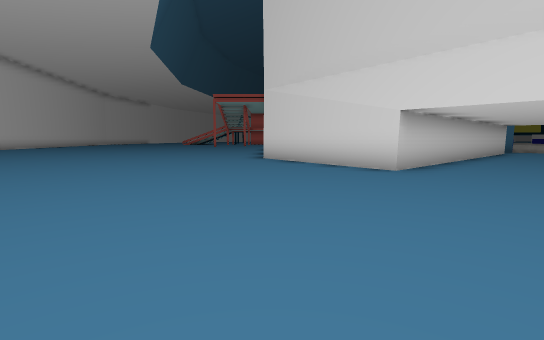
[1] (above)

19 first-person views from a walk through a 3-D level made in the Unity game engine. The camera is 1.2 m above the floor, tilts 6° down and sees 85° across. The floor is counted in squares, 2 m on a side. Each view is taken from the middle of a square. On the plan, view 1 faces up. The plan holds only what a view shows up to about 9 squares ahead; the rest is blank. The place goes on beyond the plan. The player is left out. Some surface patterns are stand-ins.

[2]
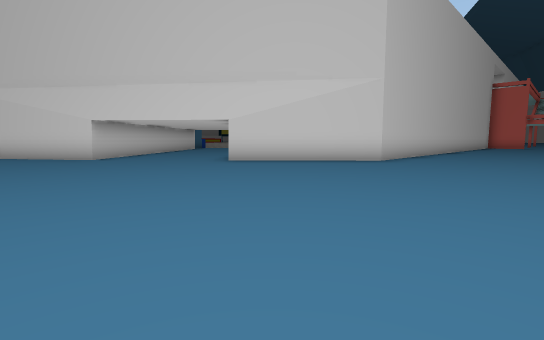

[3]
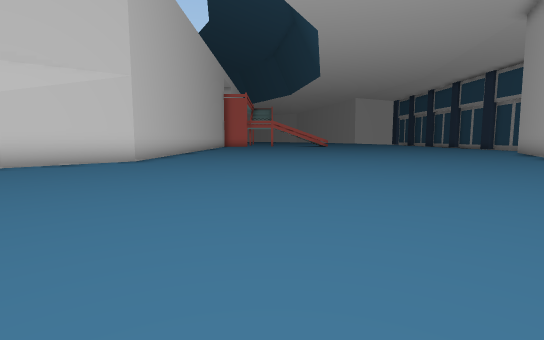

[4]
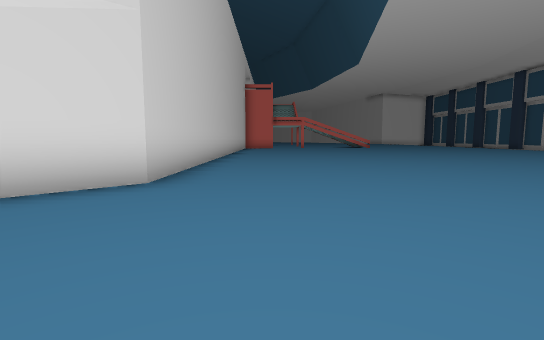

[5]
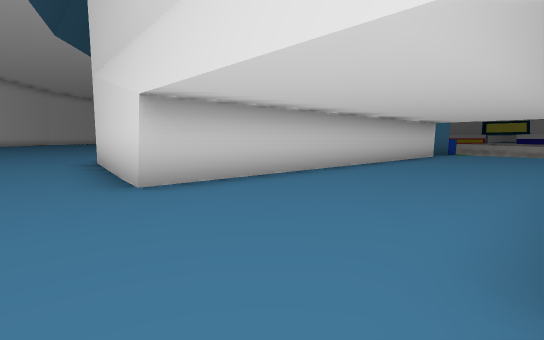

[6]
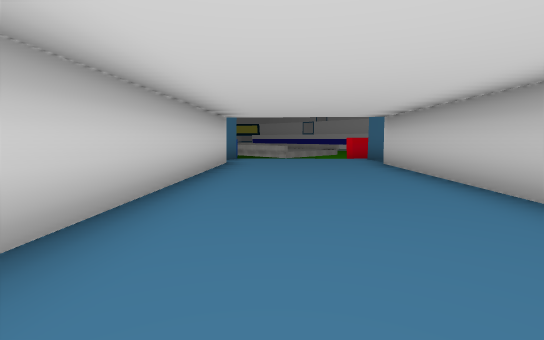

[7]
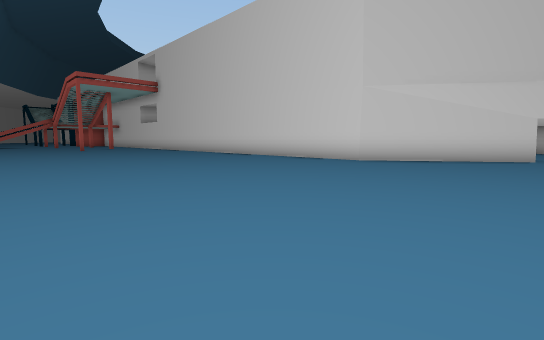

[8]
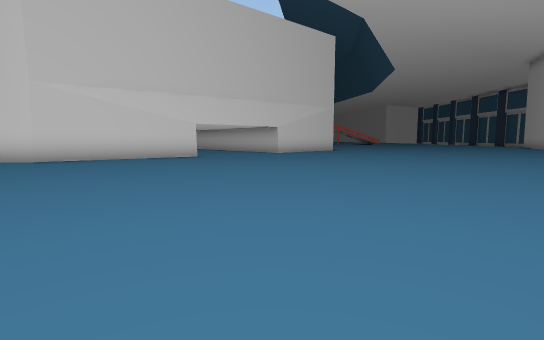

[9]
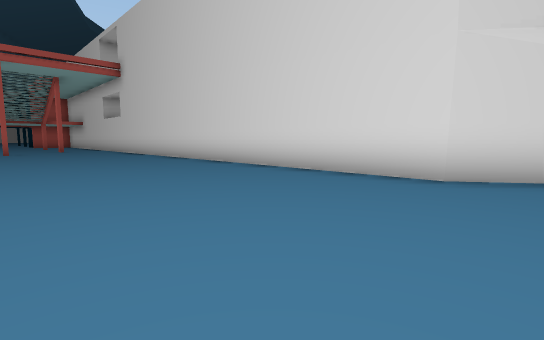

[10]
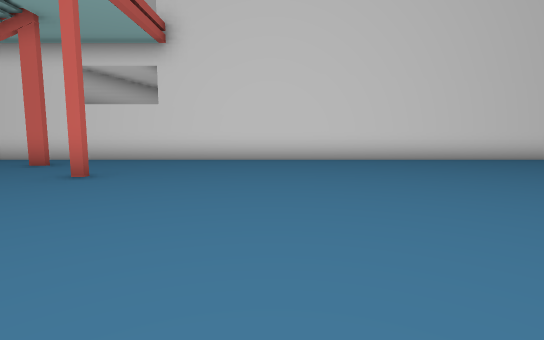

[11]
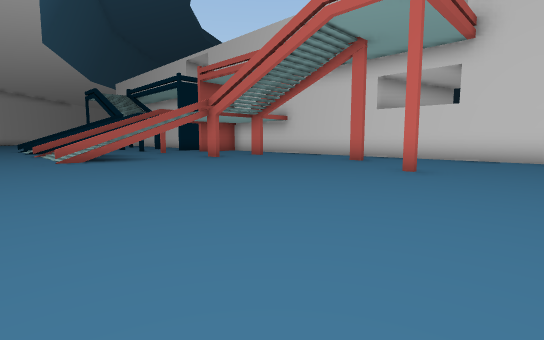

[12]
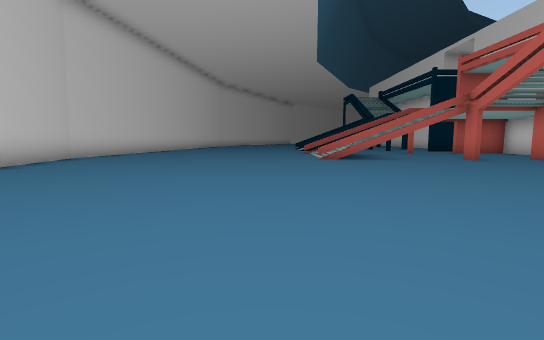

[13]
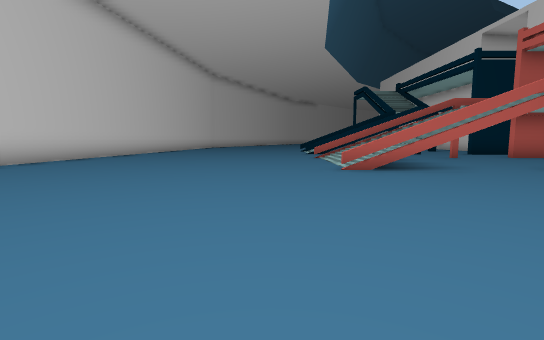

[14]
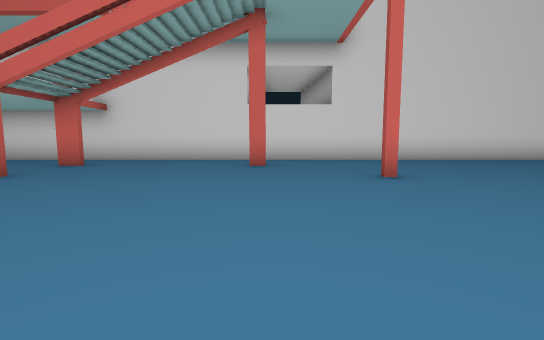

[15]
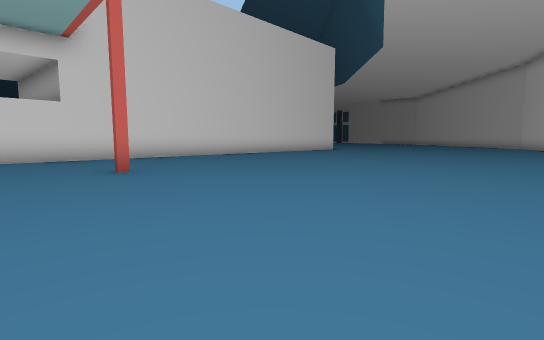

[16]
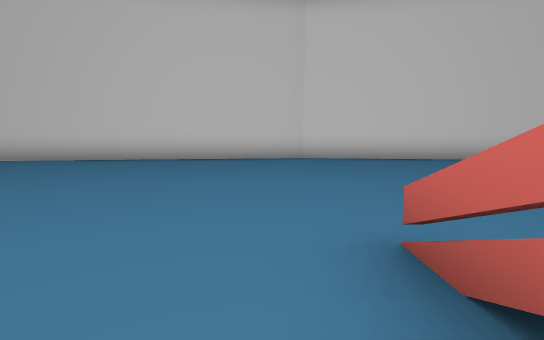

[17]
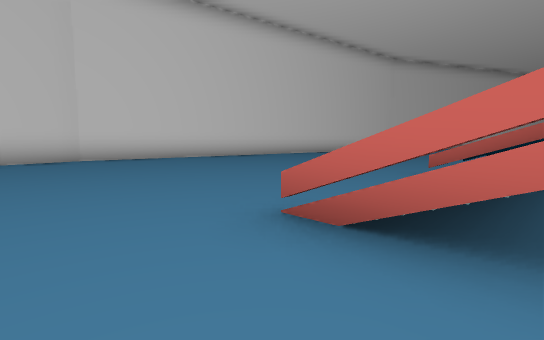

[18]
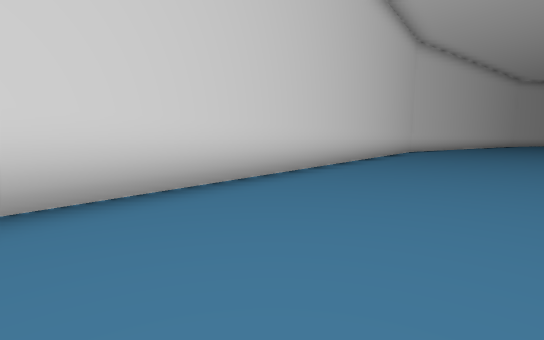

[19]
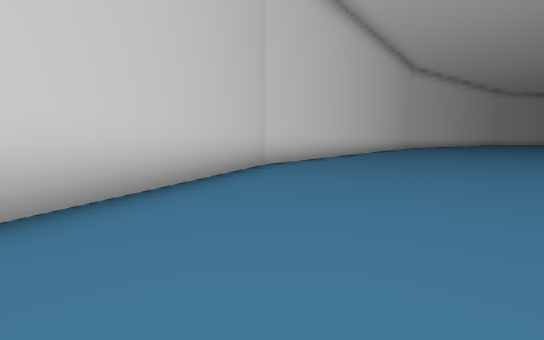

### Floor plan
Points are (right, up) in squares from view 1. A wall is a line through its corners. A room is listed if a view was taken in it or the views show most of it. See-through windows are left out.
Room 1 (views 1, 2, 3, 4, 5, 6, 7, 8, 9, 10, 11, 12, 13, 14, 15, 16, 17, 18, 19)
walls: (9.6, 12.2) (2.3, 5.6) (-0.3, 9.2) (-0.3, 31.9); (8.7, 6.1) (12.2, 9.3); (10.6, 13.1) (10.1, 12.9); (-2.3, 24.1) (-2.3, 24.6); (-14, 14.8) (-11.8, 10.1); (12.8, 9.5) (13.2, 10.2); (-2.3, 28.3) (-2.3, 28.9); (-4.3, 28.2) (-4.3, 28.9); (-5.8, 28.7) (-8.8, 28.7); (13, -0.3) (8, -0.3) (5, 2.8); (-15.5, 32.5) (-16.1, 29) (-14, 14.7)
ways out: gap at (-7, 29)

Positions as (right, up) in squares from view 1, and headings:
1: (0, 0), facing up
2: (0, -4), facing up-right
3: (0, -4), facing right
4: (4, -2), facing right
5: (4, 2), facing up
6: (5, 6), facing up-right
7: (-8, 5), facing up-right
8: (-8, 3), facing right
9: (-5, 8), facing up-right
10: (-9, 19), facing right
11: (-10, 20), facing up-right
12: (-10, 20), facing up
13: (-10, 23), facing up
14: (-9, 24), facing right
15: (-10, 24), facing down-right
16: (-7, 28), facing left
17: (-7, 27), facing up-left
18: (-11, 15), facing up-left
19: (-9, 10), facing up-left
